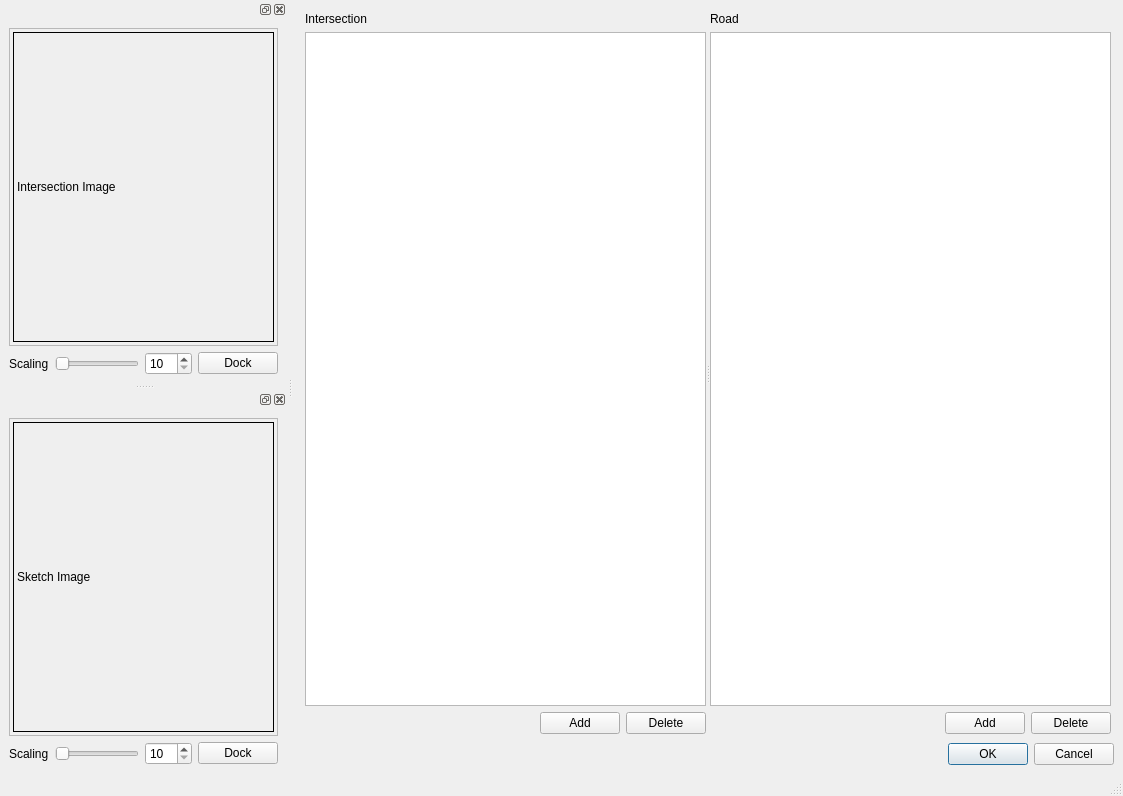
<?xml version="1.0" encoding="UTF-8"?>
<ui version="4.0">
 <class>MainWindow</class>
 <widget class="QMainWindow" name="MainWindow">
  <property name="geometry">
   <rect>
    <x>0</x>
    <y>0</y>
    <width>1123</width>
    <height>796</height>
   </rect>
  </property>
  <property name="windowTitle">
   <string>Config Tool</string>
  </property>
  <widget class="QWidget" name="centralwidget">
   <layout class="QGridLayout" name="gridLayout_4">
    <item row="0" column="0">
     <layout class="QVBoxLayout" name="verticalLayout_3">
      <item>
       <widget class="QWidget" name="widget" native="true">
        <layout class="QGridLayout" name="gridLayout_2">
         <property name="leftMargin">
          <number>3</number>
         </property>
         <property name="topMargin">
          <number>3</number>
         </property>
         <property name="rightMargin">
          <number>3</number>
         </property>
         <property name="bottomMargin">
          <number>3</number>
         </property>
         <item row="0" column="0">
          <widget class="QSplitter" name="splitter">
           <property name="sizePolicy">
            <sizepolicy hsizetype="Expanding" vsizetype="Expanding">
             <horstretch>0</horstretch>
             <verstretch>0</verstretch>
            </sizepolicy>
           </property>
           <property name="orientation">
            <enum>Qt::Horizontal</enum>
           </property>
           <widget class="QWidget" name="layoutWidget">
            <layout class="QVBoxLayout" name="verticalLayout">
             <item>
              <widget class="QLabel" name="lblIntersection">
               <property name="text">
                <string>Intersection</string>
               </property>
              </widget>
             </item>
             <item>
              <widget class="QTableWidget" name="tblIntersection"/>
             </item>
             <item>
              <layout class="QHBoxLayout" name="horizontalLayout_4">
               <item>
                <spacer name="horizontalSpacer">
                 <property name="orientation">
                  <enum>Qt::Horizontal</enum>
                 </property>
                 <property name="sizeHint" stdset="0">
                  <size>
                   <width>40</width>
                   <height>20</height>
                  </size>
                 </property>
                </spacer>
               </item>
               <item>
                <layout class="QHBoxLayout" name="horizontalLayout_2">
                 <item>
                  <widget class="QPushButton" name="btnIntersectionAdd">
                   <property name="sizePolicy">
                    <sizepolicy hsizetype="Fixed" vsizetype="Fixed">
                     <horstretch>0</horstretch>
                     <verstretch>0</verstretch>
                    </sizepolicy>
                   </property>
                   <property name="text">
                    <string>Add</string>
                   </property>
                  </widget>
                 </item>
                 <item>
                  <widget class="QPushButton" name="btnIntersectionDelete">
                   <property name="sizePolicy">
                    <sizepolicy hsizetype="Fixed" vsizetype="Fixed">
                     <horstretch>0</horstretch>
                     <verstretch>0</verstretch>
                    </sizepolicy>
                   </property>
                   <property name="text">
                    <string>Delete</string>
                   </property>
                  </widget>
                 </item>
                </layout>
               </item>
              </layout>
             </item>
            </layout>
           </widget>
           <widget class="QWidget" name="layoutWidget">
            <layout class="QVBoxLayout" name="verticalLayout_2">
             <item>
              <widget class="QLabel" name="lblRoad">
               <property name="text">
                <string>Road</string>
               </property>
              </widget>
             </item>
             <item>
              <widget class="QTableWidget" name="tblRoad"/>
             </item>
             <item>
              <layout class="QHBoxLayout" name="horizontalLayout_5">
               <item>
                <spacer name="horizontalSpacer_2">
                 <property name="orientation">
                  <enum>Qt::Horizontal</enum>
                 </property>
                 <property name="sizeHint" stdset="0">
                  <size>
                   <width>40</width>
                   <height>20</height>
                  </size>
                 </property>
                </spacer>
               </item>
               <item>
                <layout class="QHBoxLayout" name="horizontalLayout_3">
                 <item>
                  <widget class="QPushButton" name="btnRoadAdd">
                   <property name="text">
                    <string>Add</string>
                   </property>
                  </widget>
                 </item>
                 <item>
                  <widget class="QPushButton" name="btnRoadDelete">
                   <property name="text">
                    <string>Delete</string>
                   </property>
                  </widget>
                 </item>
                </layout>
               </item>
              </layout>
             </item>
            </layout>
           </widget>
          </widget>
         </item>
        </layout>
       </widget>
      </item>
      <item>
       <widget class="QDialogButtonBox" name="buttonBox">
        <property name="standardButtons">
         <set>QDialogButtonBox::Cancel|QDialogButtonBox::Ok</set>
        </property>
       </widget>
      </item>
     </layout>
    </item>
   </layout>
  </widget>
  <widget class="QMenuBar" name="menubar">
   <property name="geometry">
    <rect>
     <x>0</x>
     <y>0</y>
     <width>1123</width>
     <height>21</height>
    </rect>
   </property>
  </widget>
  <widget class="QStatusBar" name="statusbar"/>
  <widget class="QDockWidget" name="dwgIntersection">
   <attribute name="dockWidgetArea">
    <number>1</number>
   </attribute>
   <widget class="QWidget" name="dockWidgetContents">
    <layout class="QGridLayout" name="gridLayout">
     <item row="0" column="0">
      <layout class="QVBoxLayout" name="verticalLayout_4">
       <item>
        <widget class="QScrollArea" name="scrollArea">
         <property name="widgetResizable">
          <bool>true</bool>
         </property>
         <widget class="QWidget" name="scrollAreaWidgetContents">
          <property name="geometry">
           <rect>
            <x>0</x>
            <y>0</y>
            <width>273</width>
            <height>296</height>
           </rect>
          </property>
          <layout class="QGridLayout" name="gridLayout_5">
           <property name="leftMargin">
            <number>3</number>
           </property>
           <property name="topMargin">
            <number>3</number>
           </property>
           <property name="rightMargin">
            <number>3</number>
           </property>
           <property name="bottomMargin">
            <number>3</number>
           </property>
           <item row="0" column="0">
            <widget class="QLabel" name="lblIntersectionImage">
             <property name="frameShape">
              <enum>QFrame::Box</enum>
             </property>
             <property name="text">
              <string>Intersection Image</string>
             </property>
            </widget>
           </item>
          </layout>
         </widget>
        </widget>
       </item>
       <item>
        <layout class="QHBoxLayout" name="horizontalLayout">
         <item>
          <widget class="QLabel" name="lblIScaling">
           <property name="text">
            <string>Scaling</string>
           </property>
          </widget>
         </item>
         <item>
          <widget class="QSlider" name="hsldIScaling">
           <property name="minimum">
            <number>10</number>
           </property>
           <property name="maximum">
            <number>500</number>
           </property>
           <property name="pageStep">
            <number>50</number>
           </property>
           <property name="orientation">
            <enum>Qt::Horizontal</enum>
           </property>
          </widget>
         </item>
         <item>
          <widget class="QSpinBox" name="spbIScaling">
           <property name="minimum">
            <number>10</number>
           </property>
           <property name="maximum">
            <number>500</number>
           </property>
          </widget>
         </item>
         <item>
          <widget class="QPushButton" name="btnIDock">
           <property name="text">
            <string>Dock</string>
           </property>
          </widget>
         </item>
        </layout>
       </item>
      </layout>
     </item>
    </layout>
   </widget>
  </widget>
  <widget class="QDockWidget" name="dwgSketch">
   <attribute name="dockWidgetArea">
    <number>1</number>
   </attribute>
   <widget class="QWidget" name="dockWidgetContents_2">
    <layout class="QGridLayout" name="gridLayout_6">
     <item row="0" column="0">
      <layout class="QVBoxLayout" name="verticalLayout_5">
       <item>
        <widget class="QScrollArea" name="scrollArea_2">
         <property name="widgetResizable">
          <bool>true</bool>
         </property>
         <widget class="QWidget" name="scrollAreaWidgetContents_2">
          <property name="geometry">
           <rect>
            <x>0</x>
            <y>0</y>
            <width>273</width>
            <height>305</height>
           </rect>
          </property>
          <layout class="QGridLayout" name="gridLayout_3">
           <property name="leftMargin">
            <number>3</number>
           </property>
           <property name="topMargin">
            <number>3</number>
           </property>
           <property name="rightMargin">
            <number>3</number>
           </property>
           <property name="bottomMargin">
            <number>3</number>
           </property>
           <item row="0" column="0">
            <widget class="QLabel" name="lblSketchImage">
             <property name="frameShape">
              <enum>QFrame::Box</enum>
             </property>
             <property name="text">
              <string>Sketch Image</string>
             </property>
            </widget>
           </item>
          </layout>
         </widget>
        </widget>
       </item>
       <item>
        <layout class="QHBoxLayout" name="horizontalLayout_6">
         <item>
          <widget class="QLabel" name="lblSScaling">
           <property name="text">
            <string>Scaling</string>
           </property>
          </widget>
         </item>
         <item>
          <widget class="QSlider" name="hsldSScaling">
           <property name="minimum">
            <number>10</number>
           </property>
           <property name="maximum">
            <number>500</number>
           </property>
           <property name="pageStep">
            <number>50</number>
           </property>
           <property name="orientation">
            <enum>Qt::Horizontal</enum>
           </property>
          </widget>
         </item>
         <item>
          <widget class="QSpinBox" name="spbSScaling">
           <property name="minimum">
            <number>10</number>
           </property>
           <property name="maximum">
            <number>500</number>
           </property>
          </widget>
         </item>
         <item>
          <widget class="QPushButton" name="btnSDock">
           <property name="text">
            <string>Dock</string>
           </property>
          </widget>
         </item>
        </layout>
       </item>
      </layout>
     </item>
    </layout>
   </widget>
  </widget>
 </widget>
 <resources/>
 <connections>
  <connection>
   <sender>hsldIScaling</sender>
   <signal>valueChanged(int)</signal>
   <receiver>spbIScaling</receiver>
   <slot>setValue(int)</slot>
   <hints>
    <hint type="sourcelabel">
     <x>105</x>
     <y>368</y>
    </hint>
    <hint type="destinationlabel">
     <x>184</x>
     <y>368</y>
    </hint>
   </hints>
  </connection>
  <connection>
   <sender>spbIScaling</sender>
   <signal>valueChanged(int)</signal>
   <receiver>hsldIScaling</receiver>
   <slot>setValue(int)</slot>
   <hints>
    <hint type="sourcelabel">
     <x>184</x>
     <y>368</y>
    </hint>
    <hint type="destinationlabel">
     <x>105</x>
     <y>368</y>
    </hint>
   </hints>
  </connection>
  <connection>
   <sender>hsldSScaling</sender>
   <signal>valueChanged(int)</signal>
   <receiver>spbSScaling</receiver>
   <slot>setValue(int)</slot>
   <hints>
    <hint type="sourcelabel">
     <x>105</x>
     <y>752</y>
    </hint>
    <hint type="destinationlabel">
     <x>184</x>
     <y>752</y>
    </hint>
   </hints>
  </connection>
  <connection>
   <sender>spbSScaling</sender>
   <signal>valueChanged(int)</signal>
   <receiver>hsldSScaling</receiver>
   <slot>setValue(int)</slot>
   <hints>
    <hint type="sourcelabel">
     <x>184</x>
     <y>752</y>
    </hint>
    <hint type="destinationlabel">
     <x>105</x>
     <y>752</y>
    </hint>
   </hints>
  </connection>
 </connections>
</ui>
